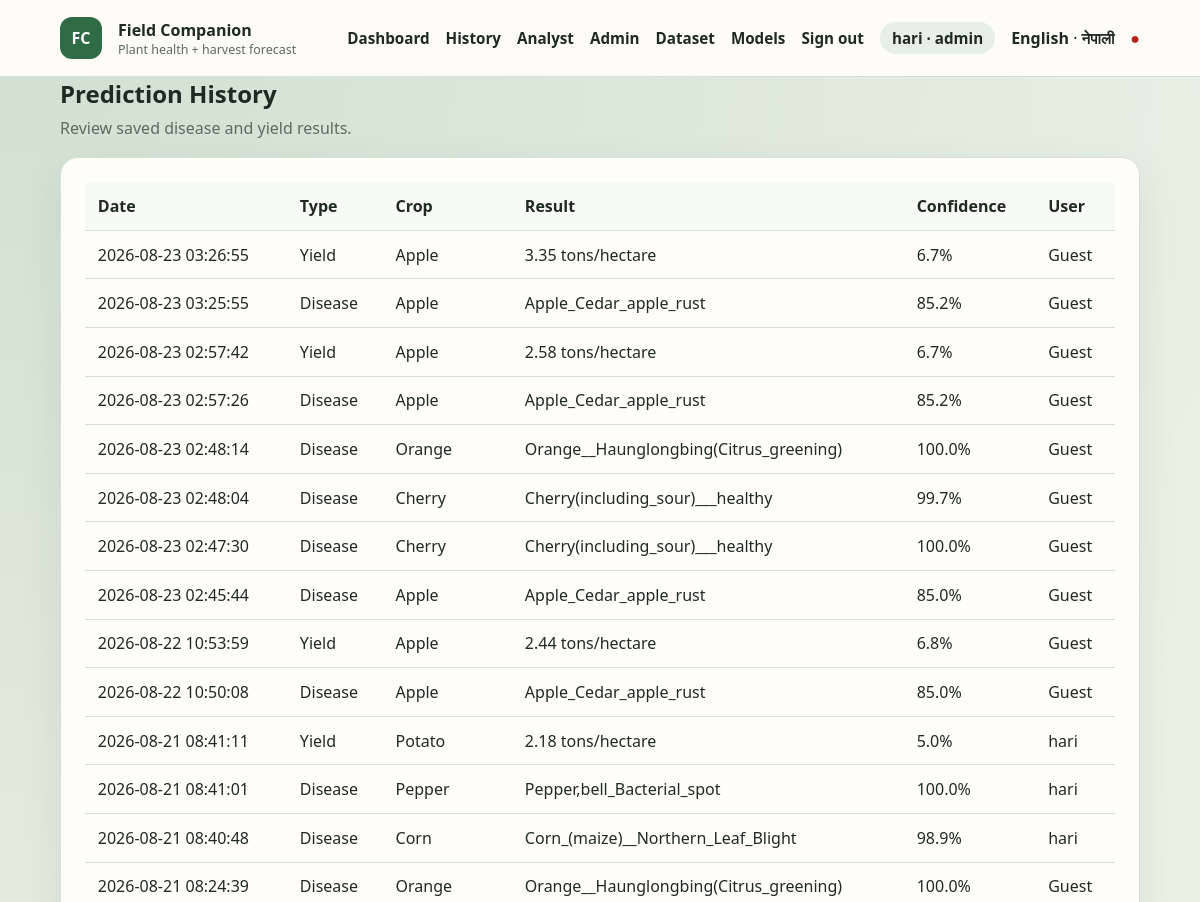
The app's page /analyst (signed in, upper part), older data.
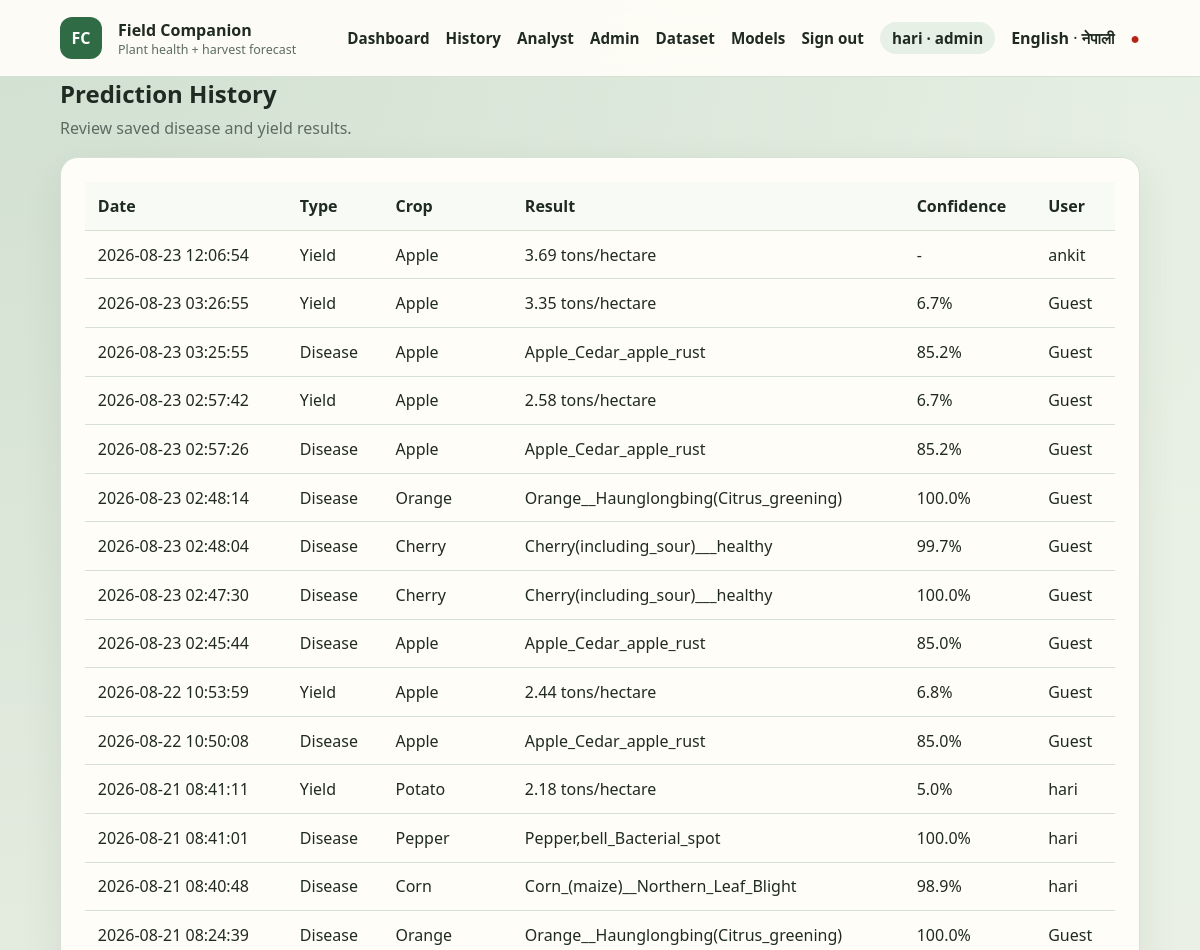
The same page, newer data.
### tables this page shows
CREATE TABLE users (
                id INTEGER PRIMARY KEY AUTOINCREMENT,
                name TEXT NOT NULL,
                email TEXT NOT NULL UNIQUE,
                password_hash TEXT NOT NULL,
                role TEXT NOT NULL DEFAULT 'farmer',
                created_at TEXT NOT NULL DEFAULT CURRENT_TIMESTAMP
            );

CREATE TABLE prediction_history (
                id INTEGER PRIMARY KEY AUTOINCREMENT,
                user_id INTEGER REFERENCES users(id) ON DELETE SET NULL,
                prediction_type TEXT NOT NULL,
                crop TEXT,
                disease_class INTEGER,
                confidence REAL,
                yield_prediction REAL,
                input_data TEXT NOT NULL,
                created_at TEXT NOT NULL DEFAULT CURRENT_TIMESTAMP
            , disease_label TEXT);

### app.py (the view)
@app.route("/analyst")
@role_required("analyst", "admin")
def analyst_dashboard():
    return render_template("history.html", records=list_predictions(), analyst_view=True)

### app.py (called while the page is built)
@app.before_request
def enforce_csrf():
    if request.endpoint in {"static"}:
        return None
    return csrf_protect(lambda: None)()

@app.after_request
def add_security_headers(response):
    response.headers.setdefault("X-Content-Type-Options", "nosniff")
    response.headers.setdefault("X-Frame-Options", "SAMEORIGIN")
    response.headers.setdefault("Referrer-Policy", "strict-origin-when-cross-origin")
    response.headers.setdefault(
        "Content-Security-Policy",
        "default-src 'self'; img-src 'self' data:; style-src 'self' 'unsafe-inline'; script-src 'self'; connect-src 'self'; base-uri 'self'; form-action 'self'",
    )
    response.headers.setdefault("Permissions-Policy", "camera=(), microphone=(), geolocation=()")
    if getattr(g, "rate_remaining", None) is not None:
        response.headers["X-RateLimit-Remaining"] = str(g.rate_remaining)
    return response

def current_user():
    user_id = session.get("user_id")
    return find_user(user_id) if user_id else None

def current_lang():
    return session.get("lang", DEFAULT_LANG)

@app.context_processor
def inject_globals():
    lang = current_lang()
    return {
        "csrf_token": generate_csrf_token(),
        "user": current_user(),
        "lang": lang,
        "supported_languages": SUPPORTED_LANGUAGES,
        "language_labels": LANGUAGE_LABELS,
        "t": lambda key, **kwargs: translate(lang, key, **kwargs),
        "crop_label": lambda crop: crop_label(crop, lang),
        "js_i18n": js_strings_for(lang),
    }

def role_required(*roles):
    def decorator(view):
        @wraps(view)
        def wrapped(*args, **kwargs):
            user = current_user()
            if not user:
                if request.path.startswith("/api/"):
                    return jsonify({"error": "Authentication required."}), 401
                return redirect(url_for("login", next=request.path))
            if user["role"] not in roles:
                if request.path.startswith("/api/"):
                    return jsonify({"error": "You do not have permission for this resource."}), 403
                return render_template("error.html", code=403, message="You do not have permission for this page."), 403
            return view(*args, **kwargs)
        return wrapped
    return decorator

### translations.py (called while the page is built)
def js_strings_for(lang):
    lang = lang if lang in UI_STRINGS else DEFAULT_LANG
    return {k[3:]: v for k, v in UI_STRINGS[lang].items() if k.startswith("js_")}

### templates/history.html (shortened to what this page needs)
{% extends "base.html" %}
{% block content %}
<div class="page-heading"><div><h2>{{ t('history_title') }}</h2><p>{{ t('history_desc') }}</p></div></div>
<div class="table-panel panel">
    {% if records %}
    <div class="table-scroll"><table><thead><tr><th>{{ t('th_date') }}</th><th>{{ t('th_type') }}</th><th>{{ t('th_crop') }}</th><th>{{ t('th_result') }}</th><th>{{ t('th_confidence') }}</th><th>{{ t('th_user') }}</th></tr></thead><tbody>
    {% for record in records %}<tr><td>{{ record['created_at'] }}</td><td>{{ record['prediction_type']|capitalize }}</td><td>{{ crop_label(record['crop']) if record['crop'] else '-' }}</td><td>{% if record['prediction_type'] == 'yield' %}{{ record['yield_prediction'] }} {{ t('unit_tons_hectare_short') }}{% else %}{{ record['disease_label'] or ('Class ' ~ record['disease_class']) }}{% endif %}</td><td>{% if record['confidence'] is not none %}{{ (record['confidence'] * 100)|round(1) }}%{% else %}-{% endif %}</td><td>{{ record['name'] or t('guest') }}</td></tr>{% endfor %}
    </tbody></table></div>
    {% else %}<p class="empty-state">{{ t('no_history') }}</p>{% endif %}
</div>
{% endblock %}

### templates/base.html (shortened to what this page needs)
<!DOCTYPE html>
<html lang="{{ lang }}">
<head>
    <link rel="stylesheet" href="{{ url_for('static', filename='css/style.css') }}">
</head>
<body>
    <nav class="navbar">
        <div class="container">
            <a class="navbar-brand" href="{{ url_for('index') }}">
                <span class="brand-mark">FC</span>
                <span>
                    <strong>Field Companion</strong>
                    <small>{{ t('brand_tagline') }}</small>
                </span>
            </a>
            <div class="navbar-menu" id="navbar-menu">
                <a href="{{ url_for('index') }}">{{ t('nav_dashboard') }}</a>
                {% if user %}<a href="{{ url_for('history') }}">{{ t('nav_history') }}</a>{% endif %}
                {% if user and user['role'] in ('analyst', 'admin') %}<a href="{{ url_for('analyst_dashboard') }}">{{ t('nav_analyst') }}</a>{% endif %}
                {% if user and user['role'] == 'admin' %}
                    <a href="{{ url_for('admin_dashboard') }}">{{ t('nav_admin') }}</a>
                    <a href="{{ url_for('manage_dataset') }}">{{ t('nav_dataset') }}</a>
                    <a href="{{ url_for('manage_models') }}">{{ t('nav_models') }}</a>
                {% endif %}
                {% if user %}
                    <a href="{{ url_for('logout') }}">{{ t('nav_sign_out') }}</a>
                    <span class="user-chip">{{ user['name'] }} · {{ user['role'] }}</span>
                {% else %}
                    <a href="{{ url_for('login') }}">{{ t('nav_sign_in') }}</a>
                {% endif %}
                <span class="lang-switch">
                    {% for code in supported_languages %}
                        {% if code == lang %}
                            <strong>{{ language_labels[code] }}</strong>
                        {% else %}
                            <a href="{{ url_for('set_language', lang_code=code) }}">{{ language_labels[code] }}</a>
                        {% endif %}
                        {% if not loop.last %} · {% endif %}
                    {% endfor %}
                </span>
                <span class="status-indicator" id="health-status" title="API status">●</span>
            </div>
        </div>
    </nav>
    <main class="container">
        {% block content %}{% endblock %}
    </main>
</body>
</html>

### static/css/style.css (style rules this page uses)
:root { --bg: #f3efe4; --bg-accent: #e7f0e4; --ink: #1f2a22; --muted: #5d6b61; --primary: #2f6b45; --primary-dark: #214d32; --secondary: #c47b2b; --card: #fffdf8; --line: #d7e0d4; --danger: #b42318; --warning: #9a6700; --radius: 18px; --shadow: 0 14px 40px rgba(33, 52, 38, 0.08); }
* { box-sizing: border-box; margin: 0; padding: 0; }
body { font-family: "Source Sans 3", "Segoe UI", sans-serif; background: radial-gradient(circle at top left, rgba(47, 107, 69, 0.12), transparent 28%), linear-gradient(180deg, var(--bg-accent), var(--bg)); color: var(--ink); min-height: 100vh; }
.container { max-width: 1120px; margin: 0 auto; padding: 0 20px; }
.navbar { position: sticky; top: 0; z-index: 20; background: rgba(255, 253, 248, 0.92); backdrop-filter: blur(10px); border-bottom: 1px solid var(--line); }
.navbar .container, .navbar-menu, .navbar-brand { display: flex; align-items: center; gap: 1rem; }
.navbar .container { justify-content: space-between; min-height: 76px; }
.navbar-brand { text-decoration: none; color: var(--ink); }
.navbar-brand small { display: block; color: var(--muted); font-size: 0.78rem; }
.brand-mark { width: 42px; height: 42px; border-radius: 12px; display: grid; place-items: center; background: var(--primary); color: white; font-weight: 800; }
.navbar-menu a, .navbar-menu .user-chip { color: var(--ink); text-decoration: none; font-weight: 600; font-size: 0.95rem; }
.user-chip { background: var(--bg-accent); border-radius: 999px; padding: 0.35rem 0.75rem; color: var(--muted); }
.status-indicator { color: var(--primary); }
main { padding: 2rem 0 3rem; }
.hero, .panel, .status-card, .info-panel, .table-panel, .auth-panel { background: var(--card); border: 1px solid var(--line); border-radius: var(--radius); box-shadow: var(--shadow); }
.hero p, .panel-description, .hint, .weather-source, .empty-state, .page-heading p { color: var(--muted); line-height: 1.55; }
.panel, .info-panel, .table-panel, .auth-panel { padding: 1.5rem; }
.panel h2, .info-panel h2, .page-heading h2 { margin-bottom: 0.4rem; }
.page-heading { display: flex; justify-content: space-between; margin-bottom: 1rem; }
.table-scroll { overflow-x: auto; }
table { width: 100%; border-collapse: collapse; }
th, td { text-align: left; padding: 0.8rem; border-bottom: 1px solid var(--line); }
th { background: #f7faf5; }

Row changes from the older to the newer data that the page shows:
added prediction_history: created_at "2026-08-23 12:06:54", prediction_type "Yield", crop "Apple", yield_prediction "3.69", t "tons/hectare", name "ankit"
